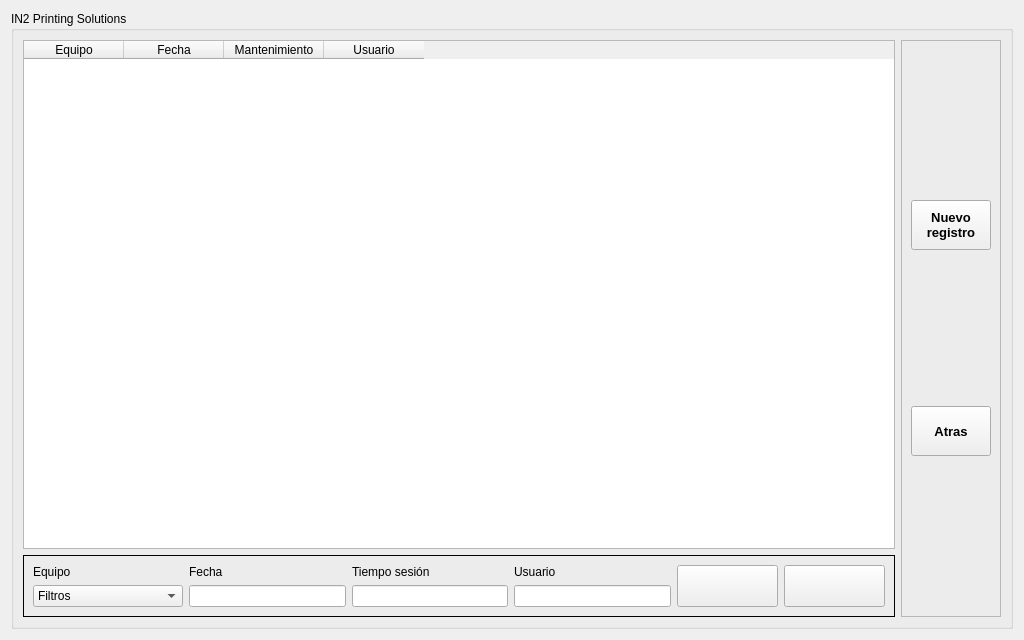
<?xml version="1.0" encoding="UTF-8"?>
<ui version="4.0">
 <class>mantenimientoUI</class>
 <widget class="QWidget" name="mantenimientoUI">
  <property name="geometry">
   <rect>
    <x>0</x>
    <y>0</y>
    <width>1024</width>
    <height>640</height>
   </rect>
  </property>
  <property name="sizePolicy">
   <sizepolicy hsizetype="Fixed" vsizetype="Fixed">
    <horstretch>0</horstretch>
    <verstretch>0</verstretch>
   </sizepolicy>
  </property>
  <property name="windowTitle">
   <string>IN2PS</string>
  </property>
  <property name="windowOpacity">
   <double>1.000000000000000</double>
  </property>
  <layout class="QGridLayout" name="gridLayout_3">
   <item row="0" column="0">
    <widget class="QGroupBox" name="groupBoxCentral">
     <property name="sizePolicy">
      <sizepolicy hsizetype="Expanding" vsizetype="Preferred">
       <horstretch>12</horstretch>
       <verstretch>20</verstretch>
      </sizepolicy>
     </property>
     <property name="font">
      <font>
       <pointsize>9</pointsize>
      </font>
     </property>
     <property name="title">
      <string>IN2 Printing Solutions</string>
     </property>
     <layout class="QHBoxLayout" name="horizontalLayout_3">
      <item>
       <layout class="QVBoxLayout" name="verticalLayout_2">
        <item>
         <widget class="QTableWidget" name="m_Tabla">
          <property name="sizePolicy">
           <sizepolicy hsizetype="Expanding" vsizetype="Preferred">
            <horstretch>4</horstretch>
            <verstretch>5</verstretch>
           </sizepolicy>
          </property>
          <column>
           <property name="text">
            <string>Equipo</string>
           </property>
          </column>
          <column>
           <property name="text">
            <string>Fecha</string>
           </property>
          </column>
          <column>
           <property name="text">
            <string>Mantenimiento</string>
           </property>
          </column>
          <column>
           <property name="text">
            <string>Usuario</string>
           </property>
          </column>
         </widget>
        </item>
        <item>
         <widget class="QFrame" name="frame">
          <property name="sizePolicy">
           <sizepolicy hsizetype="Preferred" vsizetype="Fixed">
            <horstretch>0</horstretch>
            <verstretch>0</verstretch>
           </sizepolicy>
          </property>
          <property name="maximumSize">
           <size>
            <width>16777215</width>
            <height>100</height>
           </size>
          </property>
          <property name="frameShape">
           <enum>QFrame::Box</enum>
          </property>
          <property name="frameShadow">
           <enum>QFrame::Plain</enum>
          </property>
          <layout class="QHBoxLayout" name="horizontalLayout_2">
           <item>
            <layout class="QGridLayout" name="gridLayout_4">
             <item row="0" column="0">
              <widget class="QLabel" name="label_4">
               <property name="sizePolicy">
                <sizepolicy hsizetype="Preferred" vsizetype="Preferred">
                 <horstretch>1</horstretch>
                 <verstretch>0</verstretch>
                </sizepolicy>
               </property>
               <property name="maximumSize">
                <size>
                 <width>16777215</width>
                 <height>25</height>
                </size>
               </property>
               <property name="font">
                <font>
                 <pointsize>9</pointsize>
                </font>
               </property>
               <property name="text">
                <string>Equipo</string>
               </property>
              </widget>
             </item>
             <item row="1" column="0">
              <widget class="QComboBox" name="m_Equipo">
               <property name="sizePolicy">
                <sizepolicy hsizetype="Maximum" vsizetype="Expanding">
                 <horstretch>1</horstretch>
                 <verstretch>0</verstretch>
                </sizepolicy>
               </property>
               <property name="maximumSize">
                <size>
                 <width>150</width>
                 <height>25</height>
                </size>
               </property>
               <item>
                <property name="text">
                 <string>Filtros</string>
                </property>
               </item>
              </widget>
             </item>
             <item row="0" column="1">
              <widget class="QLabel" name="label_5">
               <property name="sizePolicy">
                <sizepolicy hsizetype="Preferred" vsizetype="Preferred">
                 <horstretch>1</horstretch>
                 <verstretch>0</verstretch>
                </sizepolicy>
               </property>
               <property name="maximumSize">
                <size>
                 <width>16777215</width>
                 <height>25</height>
                </size>
               </property>
               <property name="font">
                <font>
                 <pointsize>9</pointsize>
                </font>
               </property>
               <property name="text">
                <string>Fecha</string>
               </property>
              </widget>
             </item>
             <item row="0" column="2">
              <widget class="QLabel" name="lbl_TiempoSesion">
               <property name="sizePolicy">
                <sizepolicy hsizetype="Preferred" vsizetype="Preferred">
                 <horstretch>1</horstretch>
                 <verstretch>0</verstretch>
                </sizepolicy>
               </property>
               <property name="maximumSize">
                <size>
                 <width>16777215</width>
                 <height>25</height>
                </size>
               </property>
               <property name="font">
                <font>
                 <pointsize>9</pointsize>
                </font>
               </property>
               <property name="text">
                <string>Tiempo sesión</string>
               </property>
              </widget>
             </item>
             <item row="0" column="3">
              <widget class="QLabel" name="label_13">
               <property name="sizePolicy">
                <sizepolicy hsizetype="Preferred" vsizetype="Preferred">
                 <horstretch>1</horstretch>
                 <verstretch>0</verstretch>
                </sizepolicy>
               </property>
               <property name="font">
                <font>
                 <pointsize>9</pointsize>
                </font>
               </property>
               <property name="text">
                <string>Usuario</string>
               </property>
              </widget>
             </item>
             <item row="1" column="1">
              <widget class="QLineEdit" name="m_leFecha"/>
             </item>
             <item row="1" column="2">
              <widget class="QLineEdit" name="m_leTiempo"/>
             </item>
             <item row="1" column="3">
              <widget class="QLineEdit" name="m_leUser"/>
             </item>
            </layout>
           </item>
           <item>
            <layout class="QHBoxLayout" name="horizontalLayout">
             <item>
              <widget class="QPushButton" name="m_AceptarValores">
               <property name="sizePolicy">
                <sizepolicy hsizetype="Expanding" vsizetype="Fixed">
                 <horstretch>0</horstretch>
                 <verstretch>3</verstretch>
                </sizepolicy>
               </property>
               <property name="maximumSize">
                <size>
                 <width>101</width>
                 <height>50</height>
                </size>
               </property>
               <property name="text">
                <string/>
               </property>
               <property name="icon">
                <iconset resource="../../In2Apps/In2SinglePass/SinglePass/shared.qrc">
                 <normaloff>:/res/images/Ok_32x32.png</normaloff>:/res/images/Ok_32x32.png</iconset>
               </property>
              </widget>
             </item>
             <item>
              <widget class="QPushButton" name="m_CancelarValores">
               <property name="sizePolicy">
                <sizepolicy hsizetype="Expanding" vsizetype="Fixed">
                 <horstretch>0</horstretch>
                 <verstretch>3</verstretch>
                </sizepolicy>
               </property>
               <property name="maximumSize">
                <size>
                 <width>101</width>
                 <height>50</height>
                </size>
               </property>
               <property name="text">
                <string/>
               </property>
               <property name="icon">
                <iconset resource="../../In2Apps/In2SinglePass/SinglePass/shared.qrc">
                 <normaloff>:/res/images/Cancel_32x32.png</normaloff>:/res/images/Cancel_32x32.png</iconset>
               </property>
              </widget>
             </item>
            </layout>
           </item>
          </layout>
         </widget>
        </item>
       </layout>
      </item>
      <item>
       <widget class="QFrame" name="frame_2">
        <property name="frameShape">
         <enum>QFrame::StyledPanel</enum>
        </property>
        <property name="frameShadow">
         <enum>QFrame::Raised</enum>
        </property>
        <layout class="QVBoxLayout" name="verticalLayout">
         <item>
          <widget class="QPushButton" name="m_RegistroNuevo">
           <property name="sizePolicy">
            <sizepolicy hsizetype="Preferred" vsizetype="Preferred">
             <horstretch>0</horstretch>
             <verstretch>0</verstretch>
            </sizepolicy>
           </property>
           <property name="maximumSize">
            <size>
             <width>16777215</width>
             <height>50</height>
            </size>
           </property>
           <property name="font">
            <font>
             <pointsize>10</pointsize>
             <weight>75</weight>
             <bold>true</bold>
            </font>
           </property>
           <property name="text">
            <string>Nuevo
registro</string>
           </property>
           <property name="icon">
            <iconset resource="../../In2Apps/In2SinglePass/SinglePass/shared.qrc">
             <normaloff>:/res/images/Nuevo.png</normaloff>:/res/images/Nuevo.png</iconset>
           </property>
           <property name="iconSize">
            <size>
             <width>32</width>
             <height>32</height>
            </size>
           </property>
          </widget>
         </item>
         <item>
          <widget class="QPushButton" name="m_BackButton">
           <property name="sizePolicy">
            <sizepolicy hsizetype="Preferred" vsizetype="Preferred">
             <horstretch>0</horstretch>
             <verstretch>0</verstretch>
            </sizepolicy>
           </property>
           <property name="maximumSize">
            <size>
             <width>16777215</width>
             <height>50</height>
            </size>
           </property>
           <property name="font">
            <font>
             <pointsize>10</pointsize>
             <weight>75</weight>
             <bold>true</bold>
            </font>
           </property>
           <property name="text">
            <string>Atras</string>
           </property>
           <property name="icon">
            <iconset resource="../../In2Apps/In2SinglePass/SinglePass/shared.qrc">
             <normaloff>:/res/images/back.png</normaloff>:/res/images/back.png</iconset>
           </property>
           <property name="iconSize">
            <size>
             <width>32</width>
             <height>32</height>
            </size>
           </property>
          </widget>
         </item>
        </layout>
       </widget>
      </item>
     </layout>
    </widget>
   </item>
  </layout>
 </widget>
 <tabstops>
  <tabstop>m_AceptarValores</tabstop>
  <tabstop>m_CancelarValores</tabstop>
 </tabstops>
 <resources>
  <include location="../../In2Apps/In2SinglePass/SinglePass/shared.qrc"/>
 </resources>
 <connections/>
</ui>
